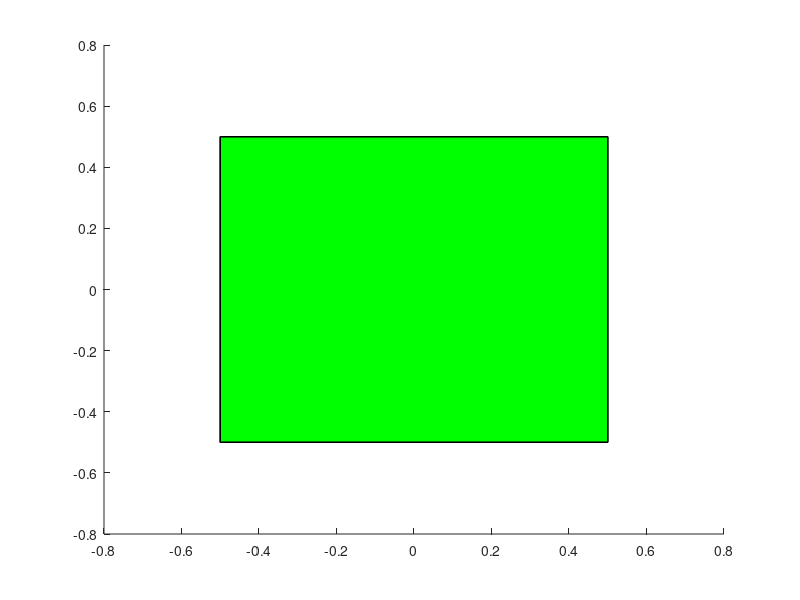

The MATLAB source for this figure:
function cube(center, edgeLength, color)
% cube Plot a 3D cube.
%   cube(center, edgeLength) plots a cube.
%
%   cube(center, edgeLength, color) plots a cube with a color indicated by
%   the MATLAB ColorSpec specification.
%
%   Example
%      cube([0, 5, 3], 1, 'y');
%
% Copyright 2016 Alexander Schaefer

%% Validate input.
% If there is no center given, assume it is the origin.
if (nargin < 1)
    center = zeros(1, 3);
end

% If there is no edge length given, assume unity.
if (nargin < 2)
    edgeLength = 1;
end

% If there is no color specification given, plot green faces.
if (nargin < 3)
    color = 'green';
end

%% Plot the cube.
% Compute the corner coordinates.
corner = center - [edgeLength/2, edgeLength/2, edgeLength/2];
corner = [corner; corner + repmat([edgeLength, 0, 0], 1, 1)];
corner = [corner; corner + repmat([0, edgeLength, 0], 2, 1)];
corner = [corner; corner + repmat([0, 0, edgeLength], 4, 1)];

% Define all combinations of the corners to form all 6 faces.
combination = [1, 2, 4, 3; ...
    1, 2, 6, 5; ...
    2, 4, 8, 6; ...
    4, 3, 7, 8; ...
    7, 5, 1, 3; ...
    5, 6, 8, 7];

% Plot all faces.
for c = 1 : size(combination, 1)
    face = corner(combination(c,:), :);
    patch(face(:,1), face(:,2), face(:,3), color);
end

end
